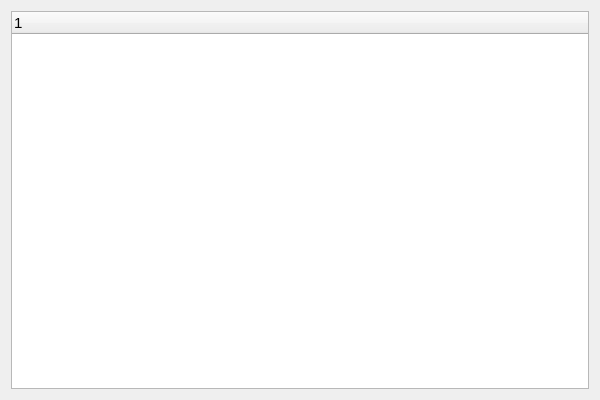
<?xml version="1.0" encoding="UTF-8"?>
<ui version="4.0">
 <class>ItemExpressionView</class>
 <widget class="QWidget" name="ItemExpressionView">
  <property name="geometry">
   <rect>
    <x>0</x>
    <y>0</y>
    <width>600</width>
    <height>400</height>
   </rect>
  </property>
  <property name="sizePolicy">
   <sizepolicy hsizetype="MinimumExpanding" vsizetype="MinimumExpanding">
    <horstretch>0</horstretch>
    <verstretch>0</verstretch>
   </sizepolicy>
  </property>
  <property name="font">
   <font>
    <pointsize>11</pointsize>
   </font>
  </property>
  <property name="windowTitle">
   <string>ItemExpression</string>
  </property>
  <property name="windowIcon">
   <iconset resource="Resource.qrc">
    <normaloff>:/file/R_DUMMY</normaloff>:/file/R_DUMMY</iconset>
  </property>
  <layout class="QVBoxLayout" name="verticalLayout">
   <item>
    <widget class="QTreeWidget" name="treeWidget">
     <property name="font">
      <font>
       <pointsize>11</pointsize>
      </font>
     </property>
     <property name="autoScroll">
      <bool>true</bool>
     </property>
     <property name="editTriggers">
      <set>QAbstractItemView::SelectedClicked</set>
     </property>
     <property name="showDropIndicator" stdset="0">
      <bool>false</bool>
     </property>
     <property name="wordWrap">
      <bool>true</bool>
     </property>
     <column>
      <property name="text">
       <string notr="true"/>
      </property>
     </column>
    </widget>
   </item>
  </layout>
 </widget>
 <resources>
  <include location="Resource.qrc"/>
 </resources>
 <connections/>
</ui>
